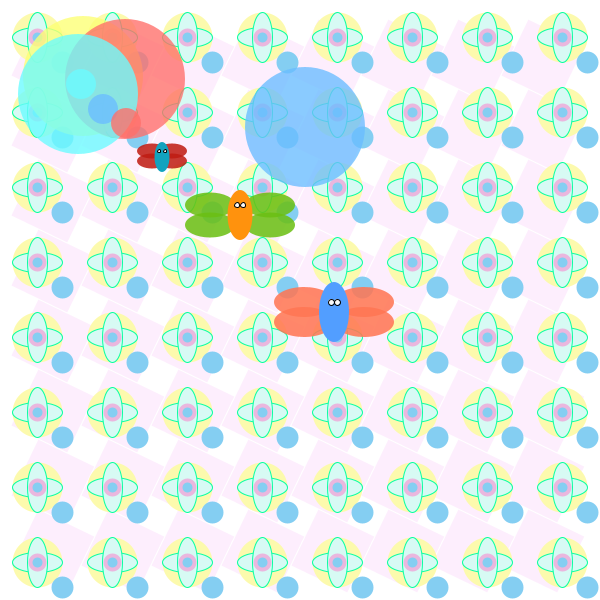
Frame 1 (no input)
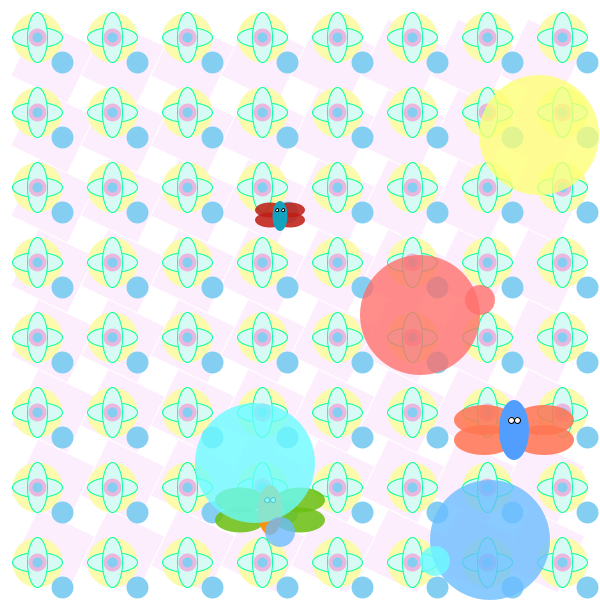
Frame 60 (the mouse pressed at the canvas centre just before this capture)
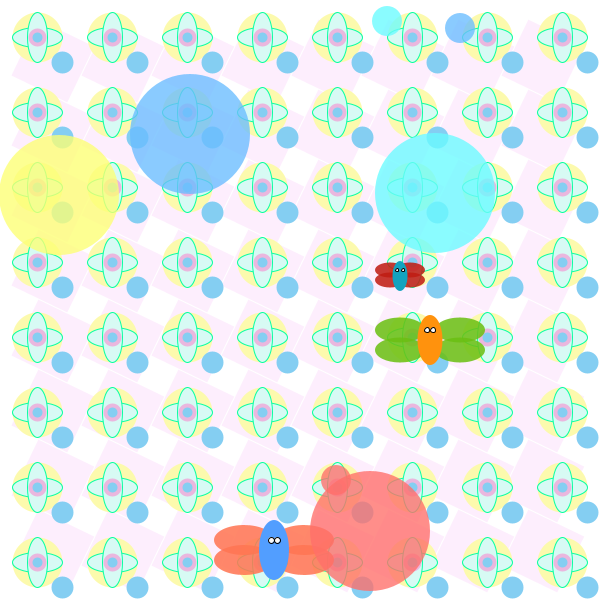
Frame 120 (the mouse held since frame 60 and released just before this capture)

The Processing sketch that drew these frames (run headless with seeded random() and noise(); from frame 60 on, the mouse is pressed at the canvas centre):

// Processing sketch: processing_97664
// ── processing_97664.pde

//MªLuisa Espinós-Informática-GEDI
//Repeticiones y elementos en movimiento



//Guardamos algunas medidas
int posX, posY, velX, velY;
int posX1, posY1, velX1, velY1;
int posX2, posY2, velX2, velY2;
int posX3, posY3, velX3, velY3;
int posX4, posY4, velX4, velY4;
int posX5, posY5, velX5, velY5;
int posX6, posY6, velX6, velY6;
int posX7, posY7, velX7, velY7;
int posX8, posY8, velX8, velY8;
int posX9, posY9, velX9, velY9;


int sz = 60;
int st=50;
int sl=30;
int sc=120;

//Definimos funciones principales y damos a valor a los datos

void setup(){
  
  size(600,600);
  noFill();
  smooth();
  noStroke();
  
  posX = width/2;
  posY = height/2;
  velX = 4;
  velY = 2;
  
  posX1 = width/3;
  posY1 = int(height/3);
  velX1= int(random(8,12));
  velY1 = 5;
  
  posX2 = int(width/4);
  posY2 = int(height/4);
  velX2= 2;
  velY2 = 1;

  posX3 = int(width/8);
  posY3 = int(height/8);
  velX3= 8;
  velY3 = 1;
  
  posX4 = int(width/5);
  posY4 = int(height/8);
  velX4= 5;
  velY4 = 4;
  
  posX5 = int(width/2);
  posY5 = int(height/5);
  velX5= 5;
  velY5 = 7;
  
   posX6 = int(width/8);
  posY6= int(height/7);
  velX6= 3;
  velY6 = 9;
  
   posX7 = int(width/8);
  posY7= int(height/8);
  velX7= 6;
  velY7 = 9;
  
    posX8 = int(width/6);
  posY8= int(height/6);
  velX8= 3;
  velY8 = 9;
  
    posX9 = int(width/5);
  posY9= int(height/5);
  velX9= 6;
  velY9 = 3;
}
  
 //Fondo 
  
void draw(){  
    background(255);

//Cuadrado
int totalr= 8;
int tf= 62;
int tx= 43;
int tj= 33;


//Definición de ecuaciones verticales y horizontales

for(int g=0; g<totalr; g++){

for(int t=0; t<totalr; t++){
  
  //Girar el rectangulo

  pushMatrix();
  noStroke();
  fill(243,167,247,50);
  translate(tx,tj);
  rotate(PI/7);
  rect(-10,-10,tf,tf);
  tx = tx + 70; 
  popMatrix();
  
  //Especificar el espacio entre los rectangulos
  }
tj= tj + 70;
tx= 43;
}





//Elipses
//Poner datos principales

int totale= 8;
float m=width/totale;
float d=width/totale;
float radi = m/2;
float cx=radi;
float cy=radi;

//Reproduccion en vertical y en horizontal

for(int j=0; j<totale; j++){
for(int i=0; i<totale; i++){
  
  
 //Definir formas de las elipses a repetir
 fill(252,250,171,250);
 ellipse(cx,cy,50,50);
 
 stroke(8,255,162); 
 fill(215,250,244);
  ellipse(cx,cy,50,20);
  ellipse(cx,cy,20,50);
  
 noStroke(); 
  fill(255,108,197,120);
  ellipse(cx,cy,18,18);
  
 fill(132,206,242);
  ellipse(cx,cy,10,10);
  
  fill(132,206,242);
  ellipse(cx+25,cy+25,22,22); 
 
 //Avance en la x 
  cx = cx +d ; 
  
}


cy= cy + d;
cx = radi;


}



  //Actualizamos las posiciones del primer elemento en movimiento
  posX = posX+velX;
  posY = posY+velY;
  
  //Definimos el elemento(Mariposa1)
  //Alas
  
  fill(255,117,82,220);
  ellipse(posX,posY,sz,sz/2);
  ellipse(posX+60,posY,sz,sz/2);
  ellipse(posX,posY+20,sz,sz/2);
  ellipse(posX+60,posY+20,sz,sz/2);
  //Cuerpo
  
  fill(82,158,255);
   ellipse(posX+30,posY+10,sz/2,sz);
   //Ojos
   
   stroke(0);
  fill(250);
   ellipse(posX+33,posY,sz/9,sz/9);
   ellipse(posX+27,posY,sz/9,sz/9);
  
    //Comprovamos la posición X, para que el dibujo no salga de la ventana
    
  if((posX-30<0)||(posX+90>width)){
    velX = -velX;
  } 
   
   
    //comprovamos la posicion Y,para que el dibujo no salga de la ventana
  
  if((posY-20<0)||(posY+40>height)){
    velY = -velY;
  } 
  
  //Actualitzamos las posiciones del segundo elemento en movimiento
  posX1=posX1+velX1;
  posY1=posY1+velY1;
  
  //Definimos el elemento(Mariposa2)
  //Alas
  
  noStroke();
  fill(107,191,19,220);
  ellipse(posX1,posY1,st,st/2);
  ellipse(posX1+60,posY1,st,st/2);
  ellipse(posX1,posY1+20,st,st/2);
  ellipse(posX1+60,posY1+20,st,st/2);

  //Cuerpo
  
  fill(255,146,13);
   ellipse(posX1+30,posY1+10,st/2,st);
   
   //Ojos
   
   stroke(0);
  fill(250);
   ellipse(posX1+33,posY1,st/9,st/9);
   ellipse(posX1+27,posY1,st/9,st/9);
   
  
  //Comprovamos La posicion en Y, para que el dibujo no salga de la ventana
  
  if((posX1-25<0)||(posX1+85>width)){
    velX1 = -velX1;
    
  } 
    //Comprovamos la posicion Y,para que el dibujo no salga de la ventana
    
  if((posY1-25<0)||(posY1+40>height)){
    velY1 = -velY1;
  }
  
  
    
 //Actualitzamos las posiciones del tercer elemento en movimiento
  posX2=posX2+velX2;
  posY2=posY2+velY2;
  
  
  //Definimos el elemento(Mariposa3)
  //Alas
  
  noStroke();
  fill(191,28,19,220);
  ellipse(posX2,posY2,sl,sl/2);
  ellipse(posX2+20,posY2,sl,sl/2);
  ellipse(posX2,posY2+10,sl,sl/2);
  ellipse(posX2+20,posY2+10,sl,sl/2);

  //Cuerpo
  
  fill(19,163,191);
   ellipse(posX2+10,posY2+6,sl/2,sl);
   
   //Ojos
   
   stroke(0);
  fill(250);
   ellipse(posX2+13,posY2,sl/9,sl/9);
   ellipse(posX2+7,posY2,sl/9,sl/9);
   
  
  //comprovamos La posicion en Y, para que el dibujo no salga de la ventana
  
  if((posX2-15<0)||(posX2+35>width)){
    velX2 = -velX2;
  } 
    //comprovamos la posicion Y,para que el dibujo no salga de la ventana
    
  if((posY2-10<0)||(posY2+20>height)){
    velY2 = -velY2; 
    
    } 
    
    
  
  //Actualitzamos las posiciones del cuarto elemento en movimiento
  posX3=posX3+velX3;
  posY3=posY3+velY3;
  
  //Definimos la elipse
  noStroke();
  fill(252,255,116,200);
  ellipse(posX3,posY3,sc,sc);
  
   //comprovamos La posicion en Y, para que el dibujo no salga de la ventana
  
  if((posX3-60<0)||(posX3+60>width)){
    velX3 = -velX3;
  } 
    //comprovamos la posicion Y,para que el dibujo no salga de la ventana
    
  if((posY3-60<0)||(posY3+60>height)){
    velY3 = -velY3;
      } 
    
    
  
  //Actualitzamos las posiciones del quinto elemento en movimiento
  posX4=posX4+velX4;
  posY4=posY4+velY4;
  
    //Definimos la elipse
  fill(255,111,106,200);
  ellipse(posX4,posY4,sc,sc);
  
   //comprovamos La posicion en Y, para que el dibujo no salga de la ventana
  
  if((posX4-60<0)||(posX4+60>width)){
    velX4 = -velX4;
  } 
    //comprovamos la posicion Y,para que el dibujo no salga de la ventana
    
  if((posY4-60<0)||(posY4+60>height)){
    velY4 = -velY4;
        } 
    
    
  
  //Actualitzamos las posiciones del sexto elemento en movimiento
  posX5=posX5+velX5;
  posY5=posY5+velY5;
  
  //Definimos la elipse
  fill(106,189,255,200);
  ellipse(posX5,posY5,sc,sc);
  
   //comprovamos La posicion en Y, para que el dibujo no salga de la ventana
  
  if((posX5-60<0)||(posX5+60>width)){
    velX5 = -velX5;
  } 
    //comprovamos la posicion Y,para que el dibujo no salga de la ventana
    
  if((posY5-60<0)||(posY5+60>height)){
    velY5 = -velY5;
         } 
    
    
  
  //Actualitzamos las posiciones del septimo elemento en movimiento
  posX6=posX6+velX6;
  posY6=posY6+velY6;
  
   //Definimos la elipse
  fill(106,251,255,200);
  ellipse(posX6,posY6,sc,sc);
  
   //comprovamos La posicion en Y, para que el dibujo no salga de la ventana
  
  if((posX6-60<0)||(posX6+60>width)){
    velX6 = -velX6;
  } 
    //comprovamos la posicion Y,para que el dibujo no salga de la ventana
    
  if((posY6-60<0)||(posY6+60>height)){
    velY6 = -velY6;
    
    } 
    
    
  
  //Actualitzamos las posiciones del octavo elemento en movimiento
  posX7=posX7+velX7;
  posY7=posY7+velY7;
  
    //Definimos la elipse
  fill(106,251,255,200);
  ellipse(posX7,posY7,sl,sl);
  
   //comprovamos La posicion en Y, para que el dibujo no salga de la ventana
  
  if((posX7-15<0)||(posX7+15>width)){
    velX7 = -velX7;
  } 
    //comprovamos la posicion Y,para que el dibujo no salga de la ventana
    
  if((posY7-15<0)||(posY7+15>height)){
    velY7 = -velY7;
       } 
    
    
  
  //Actualitzamos las posiciones del noveno elemento en movimiento
  posX8=posX8+velX8;
  posY8=posY8+velY8;
  
  //Definimos la elipse
  fill(106,189,255,200);
  ellipse(posX8,posY8,sl,sl);
  
   //comprovamos La posicion en Y, para que el dibujo no salga de la ventana
  
  if((posX8-15<0)||(posX8+15>width)){
    velX8 = -velX8;
  } 
    //comprovamos la posicion Y,para que el dibujo no salga de la ventana
    
  if((posY8-15<0)||(posY8+15>height)){
    velY8 = -velY8;
    } 
    
    
  
  //Actualitzamos las posiciones del decimo elemento en movimiento
  posX9=posX9+velX9;
  posY9=posY9+velY9;
  
  //Definimos la elipse
  fill(255,111,106,200);
  ellipse(posX9,posY9,sl,sl);
  
   //comprovamos La posicion en Y, para que el dibujo no salga de la ventana
  
  if((posX9-15<0)||(posX9+15>width)){
    velX9 = -velX9;
  } 
    //comprovamos la posicion Y,para que el dibujo no salga de la ventana
    
  if((posY9-15<0)||(posY9+15>height)){
    velY9 = -velY9;
}

}
